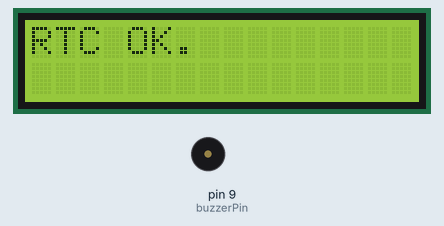
Bench run of a program on a simulated Arduino Uno, built with avr-gcc and run on an emulated ATmega328P. Parts: 16×2 character LCD, buzzer (waves = sounding). The local clock reads 2024-03-15 10:24:30 at power-on unless the program sets it.

Above: at 0.1 s.
At 2.6 s:
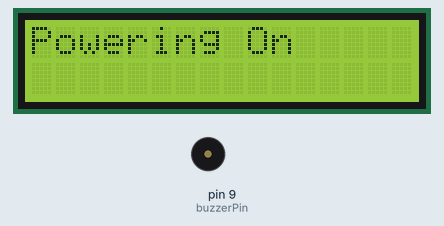
At 13.0 s:
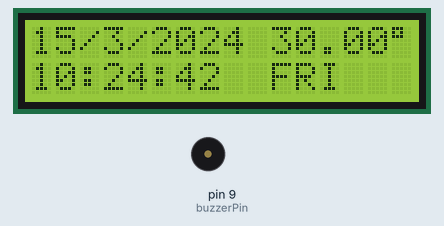
At 38.5 s:
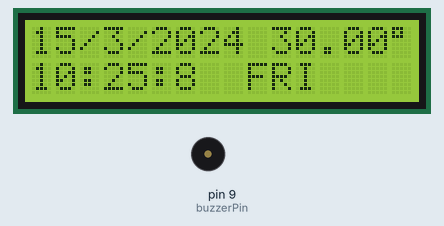
Timing chart, 0 to 40.0 s (numbered marks = the images above):
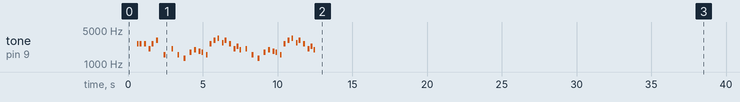

The program:

main.cpp
```cpp
#include <Arduino.h>
#include <Wire.h>
#include "mario_melody.h"
#include <rtc.h>
#include "lcd.h"

#define backLedPin 13
#define tempPin A0   // thermometer connects to A0
#define buzzerPin 9
#define ldrPin A2

#define ledPin1 6
#define ledPin2 8
#define ledPin3 10
#define ledPin4 A1


const int rs = 12, en = 11, d4 = 5, d5 = 4, d6 = 3, d7 = 2;
LCD lcd(rs, en, d4, d5, d6, d7);
RTC _clock = RTC();

// bool is_led_on = false;

void sing_startup_melody()
{
  sing(1, buzzerPin, backLedPin);
}

// inline float get_temperature_in_celsius()
// {
//   return analogRead(tempPin) * 0.48828125;

// }

// inline void hour_bell()
// {
//     tone(buzzerPin,2000,1000);
// }

// inline void check_and_set_led()
// {
//     if((analogRead(ldrPin) < 50))
//     {
//       if (!is_led_on)
//       {
//         is_led_on = true;
//         digitalWrite(backLedPin, HIGH);
//       }
//     }
//     else
//     {
//       if(is_led_on)
//       {
//         is_led_on = false;
//         digitalWrite(backLedPin, LOW);
//       }
//     }
// }

void check_rtc(){
    if (_clock.check_availability()){
    lcd.print("RTC OK.");
  }
  else{
    lcd.print("Problem with RTC");
  }
  delay(500);
}

void setup ()
{


  // pinMode(ledPin1, OUTPUT);
  // pinMode(ledPin2, OUTPUT);
  // pinMode(ledPin3, OUTPUT);
  // pinMode(ledPin4, OUTPUT);

  // digitalWrite(ledPin1, HIGH);
  // digitalWrite(ledPin2, HIGH);
  // digitalWrite(ledPin3, HIGH);
  // digitalWrite(ledPin4, HIGH);

  // pinMode(backLedPin, OUTPUT);
  pinMode(buzzerPin, OUTPUT);

    check_rtc();
    lcd.play_startup_animation(sing_startup_melody);
}

void loop ()
{
    lcd.print_time_and_temperature(_clock.get_current_time(),  30);

    // if(_clock.is_hour_start()){
    //   hour_bell();
    // }

    // check_and_set_led();
    delay(500);
}
```

Measured:
- what the display in image 2 shows lasts 0.5 s, from 13.0 s to 13.5 s
